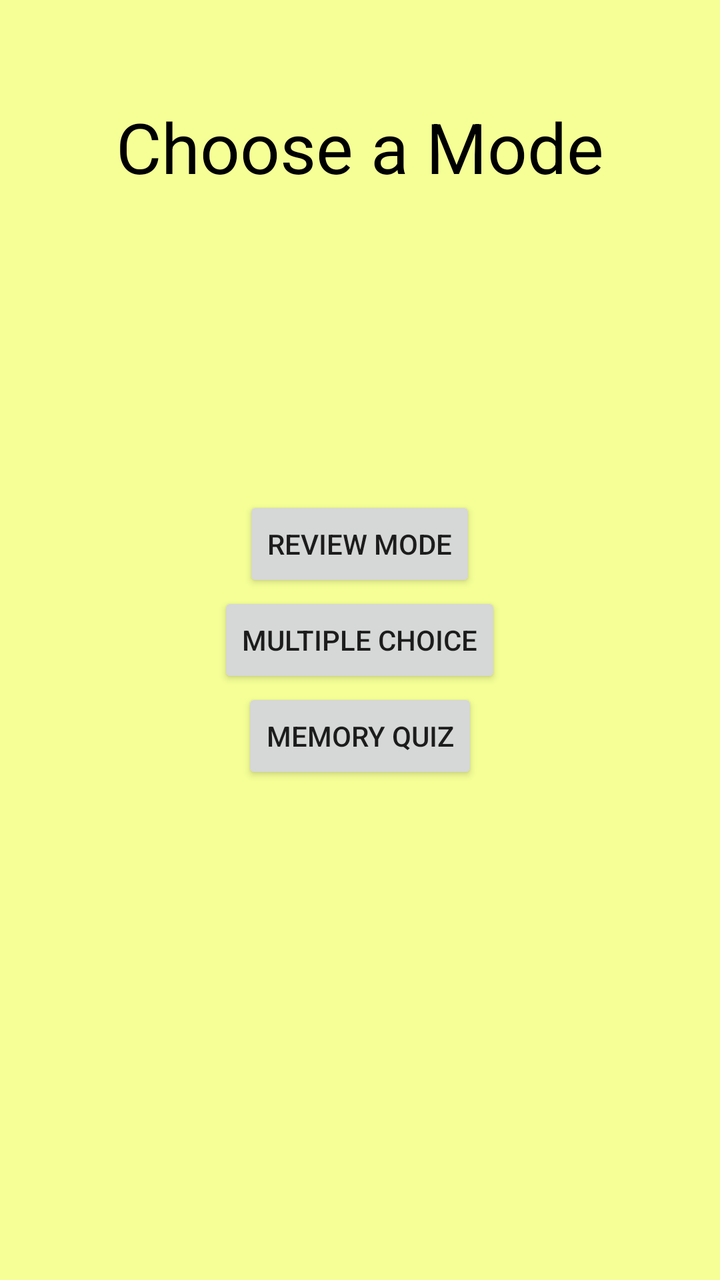
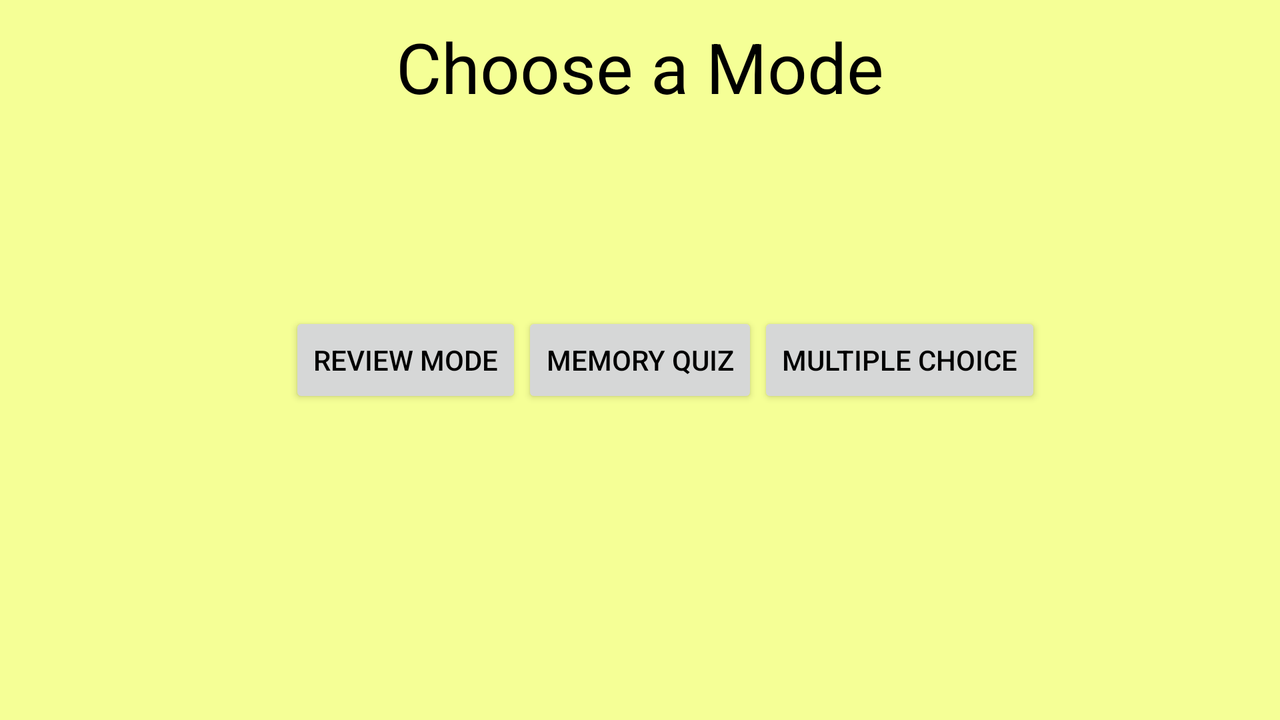

An Android layout and its configuration variant, each rendered on a device that would load it. The default file and the variant file are quoted in full after the pictures.
<!-- AndroidManifest.xml: fallback theme Theme.MaterialComponents.DayNight.NoActionBar -->
<!-- res/layout/modechooser.xml -->
<?xml version="1.0" encoding="utf-8"?>
<RelativeLayout xmlns:android="http://schemas.android.com/apk/res/android"
    android:layout_width="match_parent"
    android:layout_height="match_parent"
    android:orientation="vertical"
    android:background="#f5ff96" >
    
   <RelativeLayout android:layout_width = "fill_parent"
        android:layout_height = "wrap_content"
        android:layout_alignParentTop ="true"
        android:layout_centerHorizontal = "true" >
        <TextView android:id = "@+id/modeChoice"
        	android:layout_height = "wrap_content"
        	android:layout_width = "wrap_content"
        	android:layout_centerHorizontal = "true"
        	android:paddingTop = "50sp"
        	android:text = "Choose a Mode"
        	android:textColor = "#000"
        	android:textSize = "35sp" />
    </RelativeLayout>
 
    <Button android:id="@+id/mcQuiz"
            android:layout_height = "wrap_content"
            android:layout_width = "wrap_content"
			android:layout_centerInParent = "true"
            android:text = "Multiple Choice"
            android:onClick="toMcQuiz" />
    <Button android:id="@+id/memQuiz"
        	android:layout_height = "wrap_content"
        	android:layout_width = "wrap_content"
        	android:layout_below = "@id/mcQuiz"
        	android:layout_centerHorizontal = "true"
        	android:text = "Memory Quiz"
        	android:onClick = "toMemQuiz" />
    <Button android:id="@+id/review"
            android:layout_height = "wrap_content"
            android:layout_width = "wrap_content"
            android:layout_above = "@id/mcQuiz"
            android:layout_centerHorizontal = "true"
            android:text = "Review Mode"
            android:onClick = "toReview" />    
    
</RelativeLayout>
<!-- resources referenced by this layout -->
<resources>

</resources>
<!-- res/layout-land/modechooser.xml (the author's variant of the layout above) -->
<!-- drawn on the phone turned sideways -->
<?xml version="1.0" encoding="utf-8"?>
<RelativeLayout xmlns:android="http://schemas.android.com/apk/res/android"
    android:layout_width="match_parent"
    android:layout_height="match_parent"
    android:orientation="vertical"
    android:background="#f5ff96" >
    
       <RelativeLayout android:layout_width = "fill_parent"
        android:layout_height = "wrap_content"
        android:layout_centerHorizontal = "true" >
        <TextView android:id = "@+id/modeChoice"
        	android:layout_height = "wrap_content"
        	android:layout_width = "wrap_content"
        	android:layout_centerHorizontal = "true"
        	android:paddingTop = "10sp"
        	android:text = "Choose a Mode"
        	android:textColor = "#000"
        	android:textSize = "35sp" />
    </RelativeLayout>

   

        <Button
            android:id="@+id/memQuiz"
            android:layout_width="wrap_content"
            android:layout_height="wrap_content"
            android:layout_marginTop = "15sp"
            android:layout_centerInParent = "true"
            android:onClick="toMemQuiz"
            android:textColor="#000"
            android:text="Memory Quiz" />

        <Button
            android:id="@+id/review"
            android:layout_width="wrap_content"
            android:layout_height="wrap_content"
            android:layout_toLeftOf="@id/memQuiz"
            android:layout_alignBaseline = "@id/memQuiz"
            android:onClick="toReview"
            android:textColor="#000"
            android:text="Review Mode" />

        <Button
            android:id="@+id/mcQuiz"
            android:layout_width="wrap_content"
            android:layout_height="wrap_content"
            android:layout_toRightOf="@id/memQuiz"
            android:layout_alignBaseline = "@id/memQuiz"
            android:onClick="toMcQuiz"
            android:textColor="#000"
            android:text="Multiple Choice" />

  
    
</RelativeLayout>
